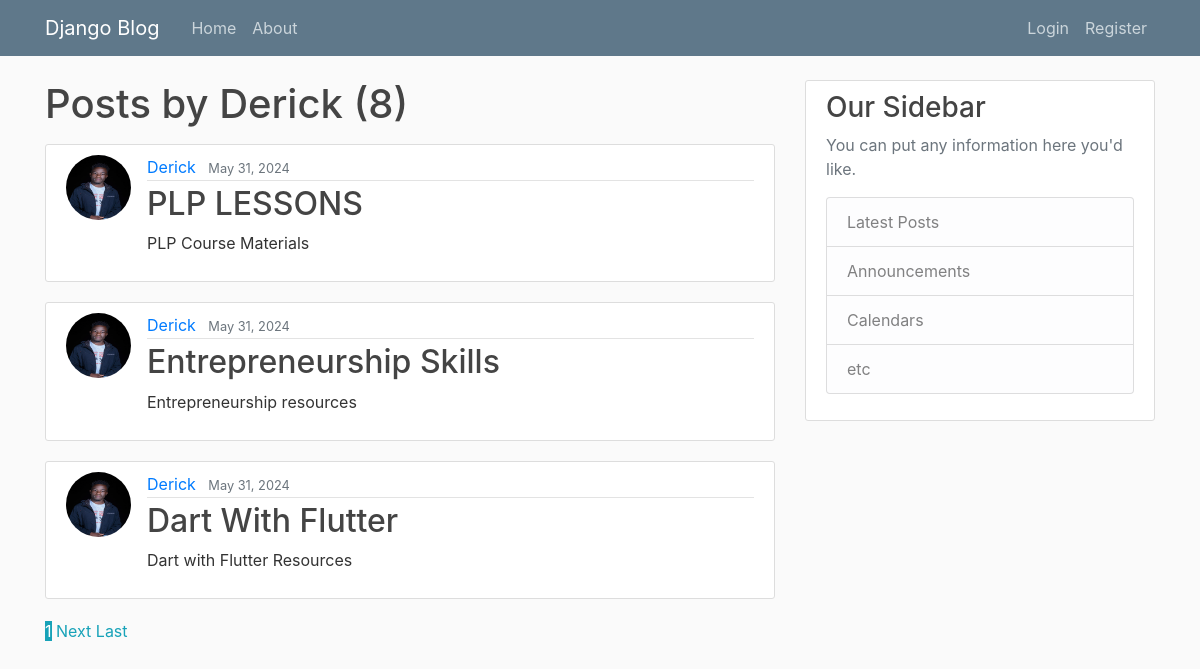
/user/Derick, run on an earlier commit of the app's database.
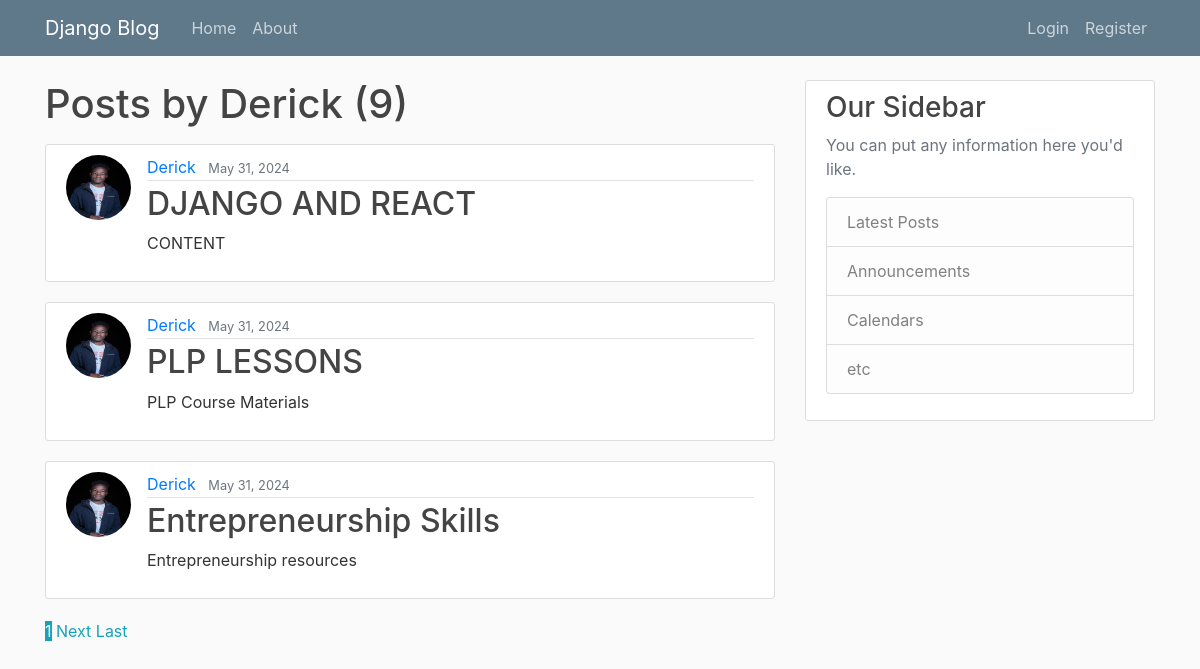
And on a later commit of the database.
### blog/models.py (models this page shows, shortened)
class post(models.Model):
  title = models.CharField(max_length=100)
  content = models.TextField()
  date_posted = models.DateTimeField(default=timezone.now)
  author = models.ForeignKey(User, on_delete=models.CASCADE)

### users/models.py (models this page shows, shortened)
class Profile(models.Model):
  user = models.OneToOneField(User, on_delete=models.CASCADE)
  image = models.ImageField(default='default.jpg', upload_to='profile_pics')

### blog/views.py (the view)
# urls.py: path('user/<str:username>', UserPostListView.as_view(), name='user-posts'),
class UserPostListView(ListView):
  model = post
  template_name = 'blog/user_posts.html'
  context_object_name = 'posts'
  paginate_by = 3
  def get_queryset(self):
    user = get_object_or_404(User, username=self.kwargs.get('username'))
    return post.objects.filter(author=user).order_by('-date_posted')

### blog/templates/blog/user_posts.html (shortened to what this page needs)
{% extends "blog/base.html" %}
{% block content%}
    <h1 class="mb-3">Posts by {{ view.kwargs.username }} ({{ page_obj.paginator.count }})</h1>
    {% for post in posts%}
    <article class="media content-section">
      <img class="rounded-circle article-img" src="{{ post.author.profile.image.url }}">
      <div class="media-body">
        <div class="article-metadata">
          <a class="mr-2" href="{% url 'user-posts' post.author.username %}">{{ post.author }}</a>
          <small class="text-muted">{{ post.date_posted|date:"F d, Y" }}</small>
        </div>
        <h2><a class="article-title" href="{% url 'post-detail' post.id %}">{{ post.title }}</a></h2>
        <p class="article-content">{{ post.content }}</p>
      </div>
    </article>
    {% endfor%}
    {% if is_paginated %}
      {% for num in page_obj.paginator.page_range %}
        {% if page_obj.number == num %}
        <a class="btn-info mb-4" href="?page={{ num }}">{{ num }}</a>
        {% elif num > page_obj.number|add:'3' and num < page_obj.number|add:'3' %}
        <a class="btn-outline-info mb-4" href="?page={{ num }}">{{ num }}</a>
        {% endif %}
      {% endfor %}
      {% if page_obj.has_next %}
        <a class="btn-outline-info mb-4" href="?page={{ page_obj.next_page_number }}">Next</a>
        <a class="btn-outline-info mb-4" href="?page={{ page_obj.paginator.num_pages }}">Last</a>
      {% endif %}
    {% endif %}
{% endblock content%}

What changed in the data, as far as the page shows it:
no longer on this page (row unchanged): post: author.profile.image (picture), author "Derick", date_posted "May 31, 2024", title "Dart With Flutter", content "Dart with Flutter Resources"
added post: author.profile.image (picture), author "Derick", date_posted "May 31, 2024", title "DJANGO AND REACT", content "CONTENT"
Also different on the page:
{{ page_obj.paginator.count }}: "8" → "9"
